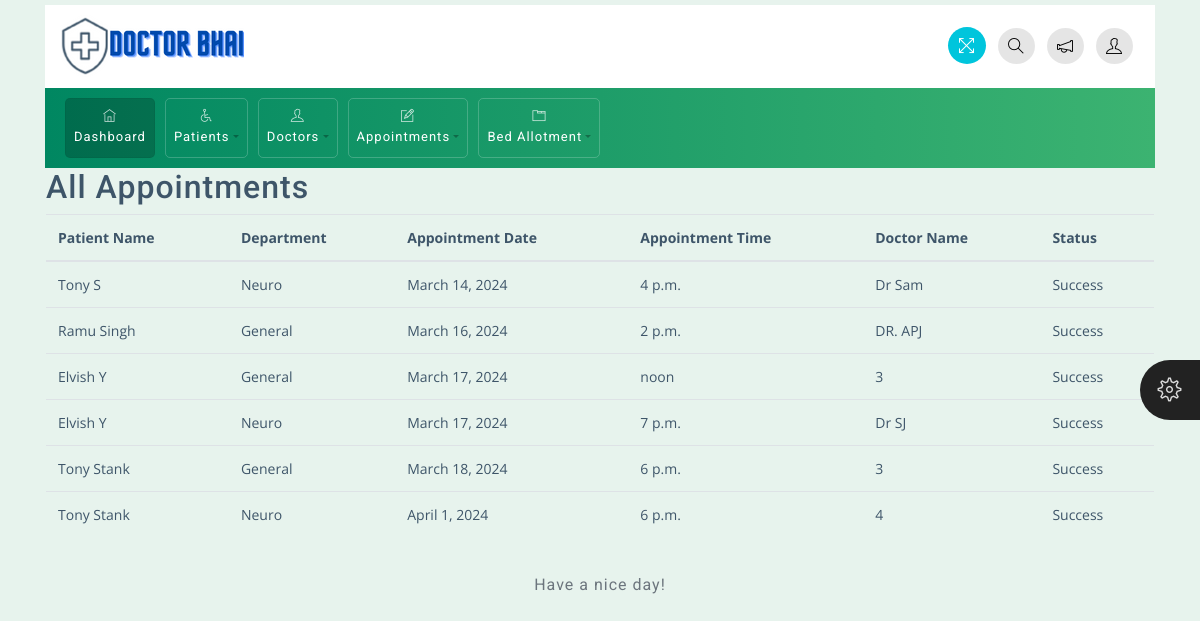
Page /appointment/all on the committed database.
### app/models.py (models this page shows, shortened)
class Appointment(models.Model):
    patient = models.ForeignKey(Patient, on_delete=models.CASCADE)
    department_choices = [
        ('General', 'General'),
        ('Neuro', 'Neuro'),
        ('Ortho', 'Ortho'),
    ]
    department = models.CharField(max_length=50, choices=department_choices)
    appointment_date = models.DateField()
    appointment_time = models.TimeField()
    doctor_name = models.CharField(max_length=100)
    status_choices = [
        ('Pending', 'Pending'),
        ('Success', 'Success'),
    ]
    status = models.CharField(max_length=10, choices=status_choices, default='Pending')

class Patient(models.Model):
    patient_Name = models.CharField(max_length=100)
    date_of_birth = models.DateField()
    age = models.IntegerField()
    phone = models.IntegerField()
    email = models.EmailField(max_length=100)
    gender = models.CharField(max_length=50)
    address = models.TextField()

### Hospital/views.py (the view)
# urls.py: path('appointment/all',views.ALL_APPOINTMENT,name='all_appointment'),
def ALL_APPOINTMENT(request):
    if request.method == "POST":
        appointment_id = request.POST.get('appointment_id')
        status = request.POST.get('status')
        appointment = Appointment.objects.get(pk=appointment_id)
        appointment.status = status
        appointment.save()
    appointments = Appointment.objects.all().order_by('appointment_date', 'appointment_time')
    return render(request, 'appointment/all_appointment.html', {'appointments': appointments})

### templates/appointment/all_appointment.html
{% extends 'base.html' %}
{% block content %}
<div class="container">
    <div class="row">
        <div class="col-md-12">
            <h2>All Appointments</h2>
            <table class="table">
                <thead>
                    <tr>
                        <th>Patient Name</th>
                        <th>Department</th>
                        <th>Appointment Date</th>
                        <th>Appointment Time</th>
                        <th>Doctor Name</th>
                        <th>Status</th>
                    </tr>
                </thead>
                <tbody>
                    {% for appointment in appointments %}
                    <tr>
                        <td>{{ appointment.patient.patient_Name }}</td>
                        <td>{{ appointment.department }}</td>
                        <td>{{ appointment.appointment_date }}</td>
                        <td>{{ appointment.appointment_time }}</td>
                        <td>{{ appointment.doctor_name }}</td>
                        <td>
                            {% if appointment.status == 'Pending' %}
                                <form method="post" action="{% url 'all_appointment' %}">
                                    {% csrf_token %}
                                    <input type="hidden" name="appointment_id" value="{{ appointment.id }}">
                                    <input type="hidden" name="status" value="Success">
                                    <button type="submit" class="btn btn-success">Done</button>
                                </form>
                            {% else %}
                                {{ appointment.status }}
                            {% endif %}
                        </td>
                    </tr>
                    {% endfor %}
                </tbody>
            </table>
        </div>
    </div>
</div>
{% endblock %}

### static/css/styles.css (style rules this page uses)
body { font-family: 'Open Sans', sans-serif; background-color: #E7F3ED; color: #3e5569; }
h1, h2, h3, h4, h5, h6, span, .menu-nav { font-family: 'Roboto', sans-serif; letter-spacing: 1px; }
.table td, .table th { padding: .75rem; }
div[class*="col-"] { padding-right: 6px; padding-left: 6px; }
table.table tbody td, table.table thead th { font-size: 14px; }

### static/css/responsive.css (style rules this page uses)
@media (min-width: 992px) { .row { margin-right: -5px; margin-left: -5px; } }

### rows in the picture
Appointment: patient.patient_Name "Tony S", department "Neuro", appointment_date "March 14, 2024", appointment_time "4 p.m.", doctor_name "Dr Sam", status "Success"
Appointment: patient.patient_Name "Ramu Singh", department "General", appointment_date "March 16, 2024", appointment_time "2 p.m.", doctor_name "DR. APJ", status "Success"
Appointment: patient.patient_Name "Elvish Y", department "General", appointment_date "March 17, 2024", appointment_time "noon", doctor_name "3", status "Success"
Appointment: patient.patient_Name "Elvish Y", department "Neuro", appointment_date "March 17, 2024", appointment_time "7 p.m.", doctor_name "Dr SJ", status "Success"
Appointment: patient.patient_Name "Tony Stank", department "General", appointment_date "March 18, 2024", appointment_time "6 p.m.", doctor_name "3", status "Success"
Appointment: patient.patient_Name "Tony Stank", department "Neuro", appointment_date "April 1, 2024", appointment_time "6 p.m.", doctor_name "4", status "Success"
